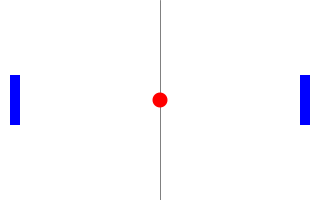
Frame 1 (no input)
Frame 60 (the mouse pressed at the canvas centre just before this capture): identical to frame 1, image omitted
Frame 120 (the mouse held since frame 60 and released just before this capture): identical to frame 1, image omitted

The Processing sketch that drew this single still picture (run headless with seeded random() and noise(); from frame 60 on, the mouse is pressed at the canvas centre):

// Processing sketch: week4_pongMayLose
// ── week4_pongMayLose.pde
float ballX, ballY;
float ballSize;
float centerX, centerY;
float paddleW, paddleH;
float rightPaddleX, rightPaddleY;
float leftPaddleX, leftPaddleY;
float speedX, speedY;

boolean isPlaying = false;

//score
int score;
int life;
final int   TOTAL_LIFE = 3;
  
void setup(){
  size(320,200);
  background(255);
  
  centerX = width/2;
  centerY = height/2;
  ballSize = 15;
  ballX = centerX;
  ballY = centerY;
  speedX = random(-5,5);
  speedY = random(-5,5);
  paddleW = 10;
  paddleH = 50;
  rightPaddleX = width-paddleW*2;
  rightPaddleY = centerY-paddleH/2;
  leftPaddleX = paddleW;
  leftPaddleY = centerY-paddleH/2;
  score = 0;
  life = TOTAL_LIFE;
  
  // middle line
  stroke(128);
  line(centerX, 0, centerX, height);
  
  // ball
  noStroke();
  fill(255,0,0);
  ellipse(centerX,centerY,ballSize,ballSize);
  
  // paddles
  fill(0,0,255);
  rect(rightPaddleX, rightPaddleY, paddleW, paddleH);
  rect(leftPaddleX, leftPaddleY, paddleW, paddleH);
}

void draw(){
  if (isPlaying){
    background(255);
  
    // middle line
    stroke(128);
    line(centerX, 0, centerX, height);
    
    // -------- ball
    // move
    ballX += speedX;
    ballY += speedY;
    // boundary detection
    if (ballX < 0 || ballX > width){
      speedX *= -1;
    }
    if (ballY < 0 || ballY > height){
      speedY *= -1;
    }
    
    //paddle detection
    if(ballX>=rightPaddleX ){
      if(rightPaddleY < ballY && ballY < rightPaddleY+paddleH){
        speedX *= -1;
        score += 10;
        println("score " + score);
      }else {
       // isPlaying = false;
       isPlaying = false;
        life--;
        if(life<=0){
          println("GAME OVER");
        }else{
            println("life " + life);
          }
     }
    }
    if(ballX<paddleW*2+ballSize*1/2)
    {
      if( leftPaddleY< ballY && ballY <leftPaddleY+paddleH){
        speedX *= -1;
      }
    }
    // draw
    noStroke();
    fill(255,0,0);
    ellipse(ballX,ballY,ballSize,ballSize);
    // -------- ball
    
    // paddles
    fill(0,0,255);
    // right
    rightPaddleY = mouseY-paddleH/2;
    rect(rightPaddleX, rightPaddleY, paddleW, paddleH);
    // left
    if(leftPaddleY != ballY-paddleH/2){
      if(leftPaddleY<ballY-paddleH/2){
        leftPaddleY += 1;
      }
      else{
        leftPaddleY -= 1;
      }
    }
    rect(leftPaddleX, leftPaddleY, paddleW, paddleH);
  }
}

void keyPressed(){
  isPlaying = true;
  ballX = centerX;
  ballY = centerY;
  speedX = random(-5,5);
  speedY = random(-5,5);
}
